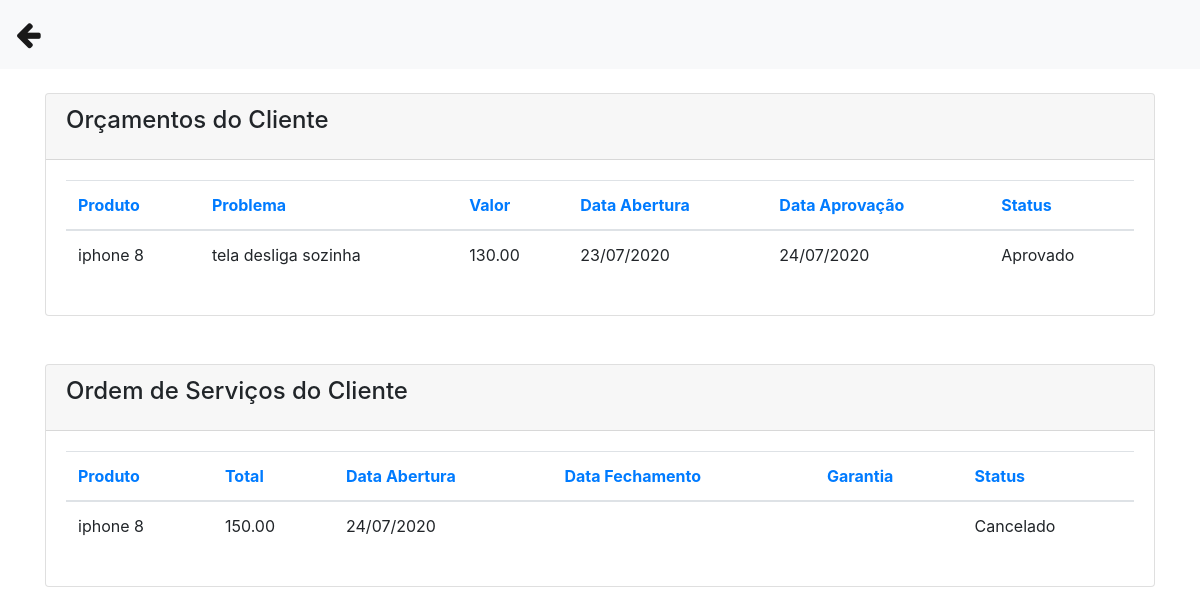
Page /servicos_clientes.php?cpf=999.999.999-99 (signed in) on the earlier database version.
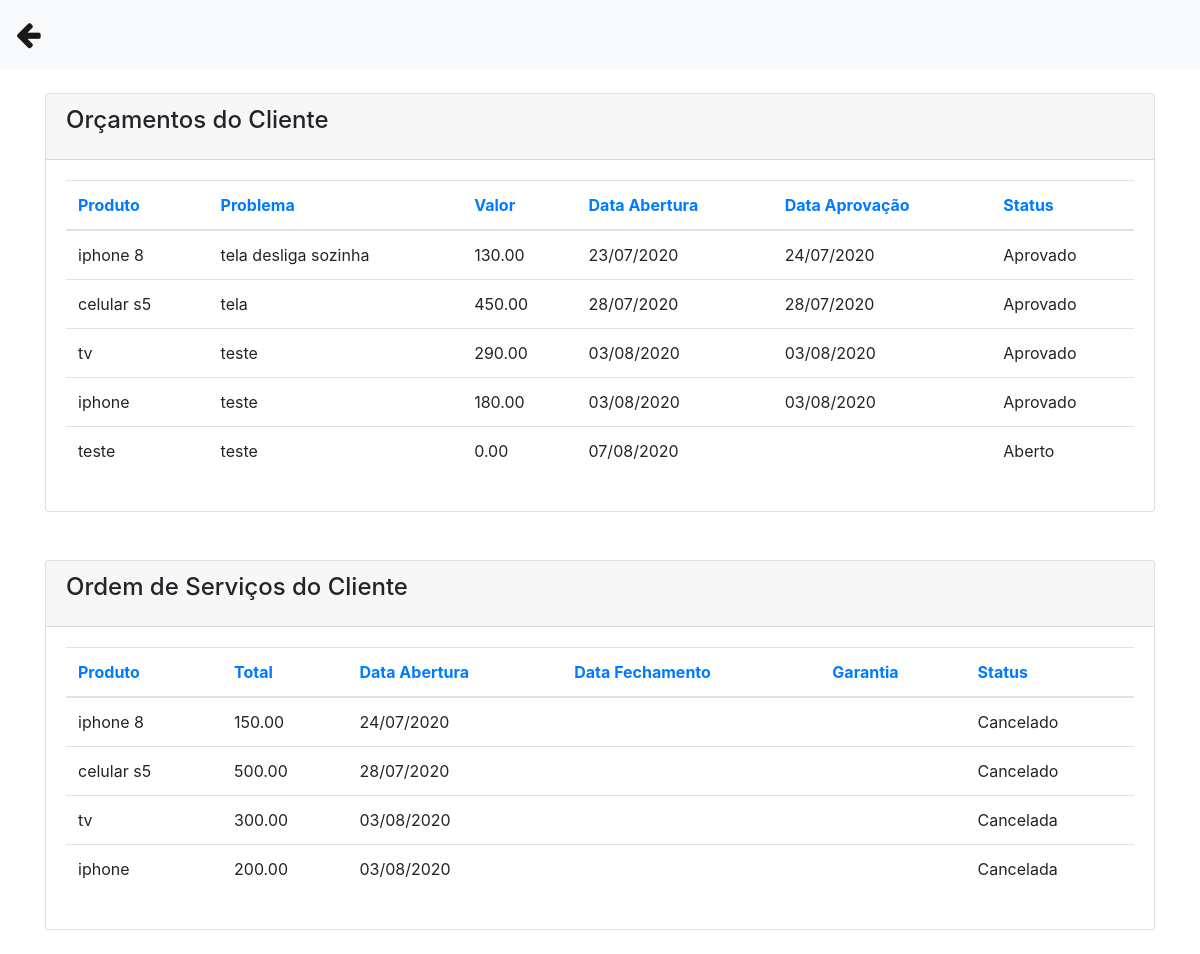
Same page on the later database version.
### tables this page shows
CREATE TABLE `orcamento` (
  `id` int(11) NOT NULL,
  `cliente` varchar(50) NOT NULL,
  `tecnico` varchar(50) NOT NULL,
  `produto` varchar(50) NOT NULL,
  `serie` varchar(100) DEFAULT NULL,
  `problema` varchar(255) NOT NULL,
  `laudo` varchar(255) DEFAULT NULL,
  `obs` varchar(255) DEFAULT NULL,
  `valor_servico` decimal(10,2) DEFAULT NULL,
  `pecas` varchar(255) DEFAULT NULL,
  `valor_pecas` decimal(10,2) DEFAULT NULL,
  `total` decimal(10,2) DEFAULT NULL,
  `desconto` decimal(10,2) DEFAULT NULL,
  `valor_total` decimal(10,2) DEFAULT NULL,
  `pgto` varchar(50) DEFAULT NULL,
  `data_abertura` date NOT NULL,
  `data_geracao` date DEFAULT NULL,
  `data_aprovacao` date DEFAULT NULL,
  `status` varchar(50) NOT NULL
);

CREATE TABLE `os` (
  `id` int(11) NOT NULL,
  `id_orc` int(11) NOT NULL,
  `cliente` varchar(50) NOT NULL,
  `produto` varchar(50) NOT NULL,
  `tecnico` varchar(50) NOT NULL,
  `total` decimal(10,2) NOT NULL,
  `data_abertura` date NOT NULL,
  `data_fechamento` date DEFAULT NULL,
  `garantia` varchar(15) DEFAULT NULL,
  `status` varchar(15) NOT NULL
);

### servicos_clientes.php (the view, shortened to what the changed rows need)
<?php
include('conexao.php');
?>
<!DOCTYPE html>
<html>
<head>
 <link rel="stylesheet" href="https://stackpath.bootstrapcdn.com/bootstrap/4.1.3/css/bootstrap.min.css">
<link rel="stylesheet" href="https://cdnjs.cloudflare.com/ajax/libs/font-awesome/4.7.0/css/font-awesome.min.css">
</head>
<body>
<div class="container">
    <br>
        <div class="content">
          <div class="row mb-4">
            <div class="col-md-12">
              <div class="card">
                <div class="card-body">
                  <div class="table-responsive">
                    <?php
                      $cpf = $_GET['cpf'];
                      $query ="select * from orcamento where cliente = '$cpf'";
                      $result = mysqli_query($conexao, $query);
                      $row = mysqli_num_rows($result);
                      if($row == ''){
                          echo "<h3> Não existem dados cadastrados no banco </h3>";
                      }else{
                          ?>
                    <table class="table">
                      <thead class=" text-primary">
                        <th>
                          Produto
                        </th>
                        <th>
                          Problema
                        </th>
                        <th>
                          Valor
                        </th>
                          <th>
                          Data Abertura
                        </th>
                          <th>
                          Data Aprovação
                        </th>
                        <th>
                          Status
                        </th>
                      </thead>
                      <tbody>
                        <?php
                        while($res_1 = mysqli_fetch_array($result)){
                            $produto = $res_1['produto'];
                            $problema = $res_1['problema'];
                            $valor_total = $res_1['valor_total'];
                            $data_abertura = $res_1['data_abertura'];
                            $data_aprovacao = $res_1['data_aprovacao'];
                            $status = $res_1['status'];
                            $data2 = implode('/', array_reverse(explode('-', $data_abertura)));
                            $data3 = implode('/', array_reverse(explode('-', $data_aprovacao)));
                          ?>
                        <tr>
                            <td><?php echo $produto; ?></td>
                            <td><?php echo $problema; ?></td>
                            <td><?php echo $valor_total; ?></td>
                            <td><?php echo $data2; ?></td>
                            <td><?php echo $data3?></td>
                            <td><?php echo $status?></td>
                        </tr>
                          <?php
                            }
                          ?>
                      </tbody>
                    </table>
                        <?php
                            }
                          ?>
                </div>
            </div>
          </div>
          <div class="row mt-5">
            <div class="col-md-12">
              <div class="card">
                <div class="card-body">
                  <div class="table-responsive">
                    <?php
                        $cpf = $_GET['cpf'];
                        $query ="select * from os where cliente = '$cpf'";
                        $result = mysqli_query($conexao, $query);
                        $row = mysqli_num_rows($result);
                        if($row == ''){
                            echo "<h3> Não existem dados cadastrados no banco </h3>";
                        }else{
                    ?>
                    <table class="table">
                      <thead class=" text-primary">
                        <th>
                          Produto
                        </th>
                        <th>
                          Total
                        </th>
                          <th>
                          Data Abertura
                        </th>
                          <th>
                          Data Fechamento
                        </th>
                        <th>
                          Garantia
                        </th>
                        <th>
                          Status
                        </th>
                      </thead>
                      <tbody>
                        <?php
                        while($res_1 = mysqli_fetch_array($result)){
                            $produto = $res_1['produto'];
                            $total = $res_1['total'];
                            $data_abertura = $res_1['data_abertura'];
                            $data_fechamento = $res_1['data_fechamento'];
                            $garantia = $res_1['garantia'];
                            $status = $res_1['status'];
                            $data2 = implode('/', array_reverse(explode('-', $data_abertura)));
                            $data3 = implode('/', array_reverse(explode('-', $data_fechamento)));
                          ?>
                        <tr>
                            <td><?php echo $produto; ?></td>
                            <td><?php echo $total; ?></td>
                            <td><?php echo $data2; ?></td>
                            <td><?php echo $data3;?></td>
                            <td><?php echo $garantia;?></td>
                            <td><?php echo $status?></td>
                        </tr>
                          <?php
                            }
                          ?>
                      </tbody>
                    </table>
                        <?php
                            }
                          ?>
                </div>
            </div>
          </div>
        </div>
</div>
</body>
</html>

Differences in the rows shown:
added orcamento: produto "celular s5", problema "tela", valor_total "450.00", data_abertura "28/07/2020", data_aprovacao "28/07/2020", status "Aprovado"
added orcamento: produto "tv", problema "teste", valor_total "290.00", data_abertura "03/08/2020", data_aprovacao "03/08/2020", status "Aprovado"
added orcamento: produto "iphone", problema "teste", valor_total "180.00", data_abertura "03/08/2020", data_aprovacao "03/08/2020", status "Aprovado"
added orcamento: produto "teste", problema "teste", valor_total "0.00", data_abertura "07/08/2020", status "Aberto"
added os: produto "celular s5", total "500.00", data_abertura "28/07/2020", status "Cancelado"
added os: produto "tv", total "300.00", data_abertura "03/08/2020", status "Cancelada"
added os: produto "iphone", total "200.00", data_abertura "03/08/2020", status "Cancelada"
